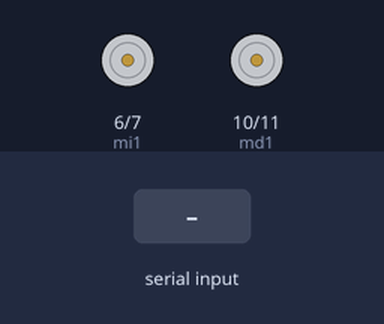
A sketch run on a simulated Arduino Uno, built with avr-gcc and run on an emulated ATmega328P. On the bench: motor-driver pin pairs drawn as motors (green arrow = first pin HIGH = forward, orange = second pin HIGH = backward, longer = more drive). The inputs (shaded band) are chosen by the test bench.

Above: at 1.2 s.
1.3 s: "F" received over the second serial link
At 2.4 s:
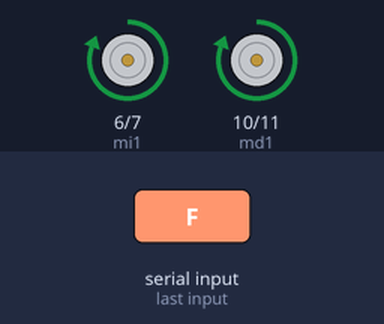
2.9 s: "B" received over the second serial link
At 3.7 s:
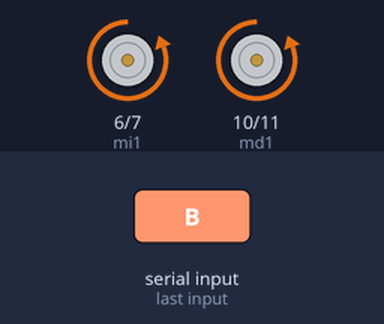
4.5 s: "L" received over the second serial link
At 4.9 s:
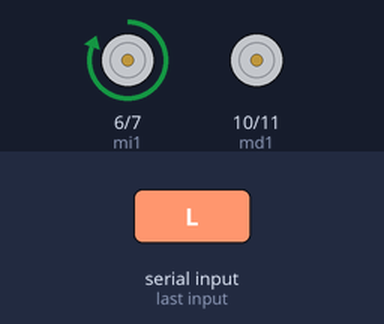
6.1 s: "R" received over the second serial link
At 7.3 s:
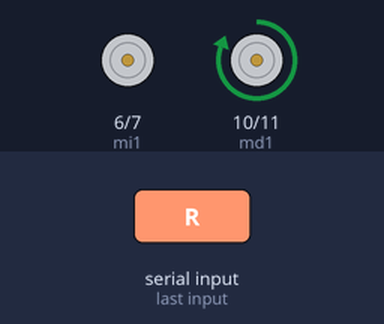
7.7 s: "S" received over the second serial link
At 8.5 s:
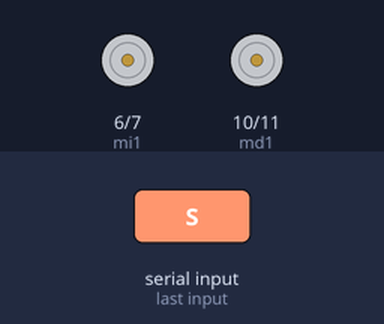
Timing chart, 0 to 10.3 s (numbered marks = the images above; inputs shaded):
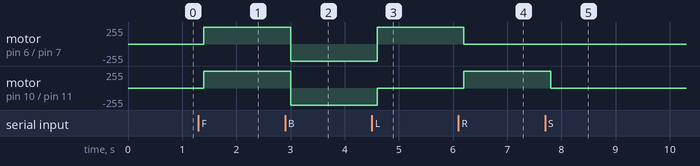

The sketch:

motor_bluetooth_01.ino
```cpp
#include <SoftwareSerial.h>
#include <Servo.h>

// CONEXIONES PARA EL BLUETOOTH.

int bluetoothTx = 2;
int bluetoothRx = 3;
char dato;
SoftwareSerial bluetooth(bluetoothTx, bluetoothRx);

int mi1=6;
int mi2=7;

int md1=10;
int md2=11;


void setup ()
{
bluetooth.begin(9660);
pinMode(mi1,OUTPUT);
pinMode(mi2,OUTPUT);
pinMode(md1,OUTPUT);
pinMode(md2,OUTPUT);

digitalWrite( mi1, LOW);
digitalWrite( mi2, LOW );
digitalWrite( md1, LOW );
digitalWrite( md2, LOW);
}

void loop()
{
dato = bluetooth.read();
delay(100);
if(dato == 'S')
{
digitalWrite( mi1, LOW);
digitalWrite( mi2, LOW);
digitalWrite( md1, LOW),
digitalWrite( md2, LOW);

}
if( dato == 'F')
{
// ESTOS HARAN QUE VAYA PARA ADELANTE EL CARRITO.


digitalWrite(mi1,HIGH);
digitalWrite(mi2,LOW);
digitalWrite(md1,HIGH);
digitalWrite(md2,LOW);

//digitalWrite(mi1,HIGH);
//digitalWrite(mi2,LOW);
//digitalWrite(md1,HIGH);
//digitalWrite(md2,LOW);

}
if(dato == 'B')
{

// ESTOS HARA RETROCEDER EL CARRITO.

digitalWrite(mi1,LOW);
digitalWrite(mi2,HIGH);
digitalWrite(md1,LOW);
digitalWrite(md2,HIGH);


//digitalWrite(mi1,LOW);
//digitalWrite(mi2,HIGH);
//digitalWrite(md1,LOW);
//digitalWrite(md2,HIGH);
}

if( dato == 'L')
{
// ESTOS HARAN QUE VAYA PARA DERECHA.

digitalWrite(mi1,HIGH);
digitalWrite(mi2,LOW);
digitalWrite(md1,LOW);
digitalWrite(md2,LOW);

}

if( dato == 'R')
{
// ESTOS HARAN QUE VAYA PARA IQUIERDA.

digitalWrite(mi1,LOW);
digitalWrite(mi2,LOW);
digitalWrite(md1,HIGH);
digitalWrite(md2,LOW);

}
}
```

Measured:
- after the input at 1.3 s, motor on pin 6 (mi1) / pin 7 (mi2), motor on pin 10 (md1) / pin 11 (md2): stopped → forward 255/255 after 0.10 s
- after the input at 2.9 s, motor on pin 6 (mi1) / pin 7 (mi2), motor on pin 10 (md1) / pin 11 (md2): forward 255/255 → backward 255/255 after 0.10 s
- after the input at 4.5 s, motor on pin 6 (mi1) / pin 7 (mi2): backward 255/255 → forward 255/255 after 0.10 s; motor on pin 10 (md1) / pin 11 (md2): backward 255/255 → stopped after 0.10 s
- after the input at 6.1 s, motor on pin 6 (mi1) / pin 7 (mi2): forward 255/255 → stopped after 0.10 s; motor on pin 10 (md1) / pin 11 (md2): stopped → forward 255/255 after 0.10 s
- after the input at 7.7 s, motor on pin 10 (md1) / pin 11 (md2): forward 255/255 → stopped after 0.10 s
